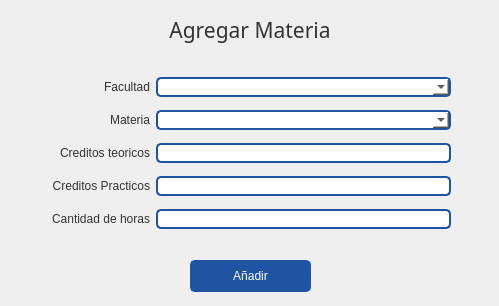
<?xml version="1.0" encoding="UTF-8"?>
<ui version="4.0">
 <class>AnadirMateria</class>
 <widget class="QWidget" name="AnadirMateria">
  <property name="windowModality">
   <enum>Qt::ApplicationModal</enum>
  </property>
  <property name="geometry">
   <rect>
    <x>0</x>
    <y>0</y>
    <width>499</width>
    <height>306</height>
   </rect>
  </property>
  <property name="minimumSize">
   <size>
    <width>420</width>
    <height>270</height>
   </size>
  </property>
  <property name="maximumSize">
   <size>
    <width>3000</width>
    <height>3000</height>
   </size>
  </property>
  <property name="windowTitle">
   <string>Agregar Materia</string>
  </property>
  <property name="windowIcon">
   <iconset resource="../resources.qrc">
    <normaloff>:/icons/images/icons/cil-pencil.png</normaloff>:/icons/images/icons/cil-pencil.png</iconset>
  </property>
  <property name="styleSheet">
   <string notr="true">QWidget{
	color: #333;
	font: 9pt &quot;Segoe UI&quot;;
}
/* ----------------- LineEdit  ----------------- */
QLineEdit {
	border-radius: 5px;
	border: 2px solid #1F54A3;
	padding-left: 10px;
	selection-color: white;
	selection-background-color: #2A3C57;
    color: black;
}
QLineEdit:hover {
	border: 2px solid rgb(98, 114, 164);
}
QLineEdit:focus {
	border: 2px solid #2A3C57;
}



/* ----------------- Button ----------------- */
QPushButton {
	border: 2px solid #1F54A3;
	border-radius: 5px;	
	background-color: #1F54A3;
	color:white;
}
 QPushButton:hover {
	background-color: #286FD6;
	border: 2px solid #286FD6;
}
 QPushButton:pressed {	
	background-color: #2A3C57;
	border: 2px solid #2A3C57;
}

/* ----------------- CheckBox ----------------- */

QCheckBox::indicator {
	border : 1px solid #6272a4;
	width: 15px;
	height: 15px;
	border-radius: 15px;
    background: #6272a4;
}
QCheckBox::indicator:hover {
	background-color: #286FD6;
	border : 1px solid #286FD6;
}
QCheckBox::indicator:checked {
	border : 1px solid #1F54A3;
    background: 3px solid #1F54A3;	
	background-image: url(:/icons/images/icons/cil-check-alt.png);
}


/* ----------------- QDateEdit ----------------- */
QDateTimeEdit{
	background-color: white;
	border-radius: 5px;
	border: 2px solid #1F54A3;
    color: black;
}
QDateTimeEdit:hover{
	border: 2px solid #7284b9;
}

QDateTimeEdit:focus {
	border: 2px solid #2A3C57;
}


QDateTimeEdit::up-button {
    border-image: url(:/icons/images/icons/cil-arrow-top.png); 
}

QDateTimeEdit::down-button {
    border-image: url(:/icons/images/icons/cil-arrow-bottom.png);
}














</string>
  </property>
  <widget class="QLabel" name="label">
   <property name="geometry">
    <rect>
     <x>0</x>
     <y>0</y>
     <width>500</width>
     <height>60</height>
    </rect>
   </property>
   <property name="font">
    <font>
     <family>Microsoft YaHei UI Light</family>
     <pointsize>16</pointsize>
     <weight>3</weight>
     <italic>false</italic>
     <bold>false</bold>
    </font>
   </property>
   <property name="styleSheet">
    <string notr="true">font: 25 16pt &quot;Microsoft YaHei UI Light&quot;;</string>
   </property>
   <property name="text">
    <string>Agregar Materia</string>
   </property>
   <property name="alignment">
    <set>Qt::AlignCenter</set>
   </property>
  </widget>
  <widget class="QWidget" name="gridLayoutWidget">
   <property name="geometry">
    <rect>
     <x>50</x>
     <y>70</y>
     <width>401</width>
     <height>171</height>
    </rect>
   </property>
   <layout class="QGridLayout" name="gridLayout">
    <item row="2" column="0">
     <widget class="QLabel" name="label_9">
      <property name="text">
       <string>Creditos teoricos</string>
      </property>
      <property name="alignment">
       <set>Qt::AlignRight|Qt::AlignTrailing|Qt::AlignVCenter</set>
      </property>
     </widget>
    </item>
    <item row="3" column="1">
     <widget class="QLineEdit" name="txt_creditos_practicos">
      <property name="enabled">
       <bool>true</bool>
      </property>
      <property name="minimumSize">
       <size>
        <width>0</width>
        <height>0</height>
       </size>
      </property>
      <property name="maximumSize">
       <size>
        <width>295</width>
        <height>16777215</height>
       </size>
      </property>
      <property name="clearButtonEnabled">
       <bool>false</bool>
      </property>
     </widget>
    </item>
    <item row="0" column="0">
     <widget class="QLabel" name="label_10">
      <property name="text">
       <string>Facultad</string>
      </property>
      <property name="alignment">
       <set>Qt::AlignRight|Qt::AlignTrailing|Qt::AlignVCenter</set>
      </property>
     </widget>
    </item>
    <item row="1" column="1">
     <widget class="QComboBox" name="cbo_materia">
      <property name="styleSheet">
       <string notr="true">/* ----------------- QComboBox ----------------- */
QComboBox{
	background-color: white;
	border-radius: 5px;
	border: 2px solid #1F54A3;
    color: black;
}
QComboBox:hover{
	border: 2px solid #7284b9;
}
QComboBox::drop-down {
	subcontrol-origin: padding;
	subcontrol-position: top right;
	width: 25px; 
	border-left-width: 3px;
	border-left-color: white;
	border-left-style: solid;
	border-top-right-radius: 3px;
	background-image:url(:/icons/images/icons/cil-arrow-bottom.png);
	border-bottom-right-radius: 3px;	
	background-position: center;
	background-repeat: no-reperat;
 }

QComboBox QAbstractItemView {
	color: white;	
	background-color: #1F54A3;
	
	selection-background-color: #1F54A3;
}

</string>
      </property>
     </widget>
    </item>
    <item row="3" column="0">
     <widget class="QLabel" name="label_11">
      <property name="text">
       <string>Creditos Practicos</string>
      </property>
      <property name="alignment">
       <set>Qt::AlignRight|Qt::AlignTrailing|Qt::AlignVCenter</set>
      </property>
     </widget>
    </item>
    <item row="0" column="1">
     <widget class="QComboBox" name="cbo_facultad">
      <property name="sizePolicy">
       <sizepolicy hsizetype="Expanding" vsizetype="Fixed">
        <horstretch>0</horstretch>
        <verstretch>0</verstretch>
       </sizepolicy>
      </property>
      <property name="maximumSize">
       <size>
        <width>295</width>
        <height>16777215</height>
       </size>
      </property>
      <property name="styleSheet">
       <string notr="true">/* ----------------- QComboBox ----------------- */
QComboBox{
	background-color: white;
	border-radius: 5px;
	border: 2px solid #1F54A3;
    color: black;
}
QComboBox:hover{
	border: 2px solid #7284b9;
}
QComboBox::drop-down {
	subcontrol-origin: padding;
	subcontrol-position: top right;
	width: 25px; 
	border-left-width: 3px;
	border-left-color: white;
	border-left-style: solid;
	border-top-right-radius: 3px;
	background-image:url(:/icons/images/icons/cil-arrow-bottom.png);
	border-bottom-right-radius: 3px;	
	background-position: center;
	background-repeat: no-reperat;
 }

QComboBox QAbstractItemView {
	color: white;	
	background-color: #1F54A3;
	
	selection-background-color: #1F54A3;
}

</string>
      </property>
     </widget>
    </item>
    <item row="2" column="1">
     <widget class="QLineEdit" name="txt_creditos_teoricos">
      <property name="enabled">
       <bool>true</bool>
      </property>
      <property name="minimumSize">
       <size>
        <width>0</width>
        <height>0</height>
       </size>
      </property>
      <property name="maximumSize">
       <size>
        <width>295</width>
        <height>16777215</height>
       </size>
      </property>
      <property name="clearButtonEnabled">
       <bool>false</bool>
      </property>
     </widget>
    </item>
    <item row="1" column="0">
     <widget class="QLabel" name="label_8">
      <property name="text">
       <string>Materia</string>
      </property>
      <property name="alignment">
       <set>Qt::AlignRight|Qt::AlignTrailing|Qt::AlignVCenter</set>
      </property>
     </widget>
    </item>
    <item row="4" column="1">
     <widget class="QLineEdit" name="txt_creditos_practicos_2">
      <property name="enabled">
       <bool>true</bool>
      </property>
      <property name="minimumSize">
       <size>
        <width>0</width>
        <height>0</height>
       </size>
      </property>
      <property name="maximumSize">
       <size>
        <width>295</width>
        <height>16777215</height>
       </size>
      </property>
      <property name="clearButtonEnabled">
       <bool>false</bool>
      </property>
     </widget>
    </item>
    <item row="4" column="0">
     <widget class="QLabel" name="label_12">
      <property name="text">
       <string>Cantidad de horas</string>
      </property>
      <property name="alignment">
       <set>Qt::AlignRight|Qt::AlignTrailing|Qt::AlignVCenter</set>
      </property>
     </widget>
    </item>
   </layout>
  </widget>
  <widget class="QPushButton" name="btn_Anadir">
   <property name="geometry">
    <rect>
     <x>190</x>
     <y>260</y>
     <width>121</width>
     <height>32</height>
    </rect>
   </property>
   <property name="minimumSize">
    <size>
     <width>116</width>
     <height>32</height>
    </size>
   </property>
   <property name="text">
    <string>Añadir</string>
   </property>
  </widget>
 </widget>
 <resources>
  <include location="../resources.qrc"/>
 </resources>
 <connections/>
</ui>
